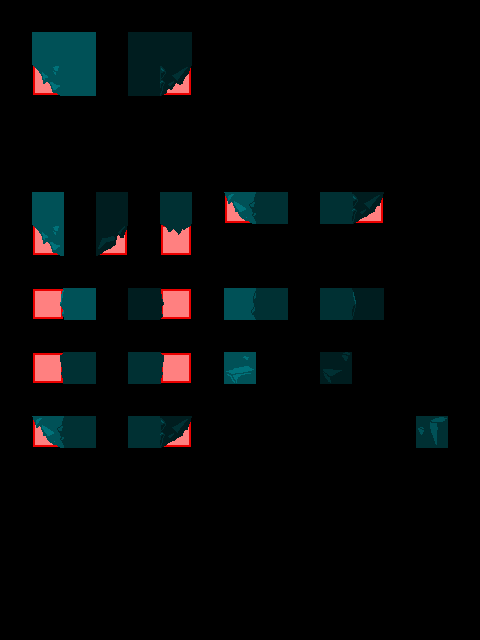

A level layout from a 2D game, rendered from its tile map. Below: a short description, then the map file with its tile-grid data intact:
An orthogonal 15x20 tile map with 32x32 px tiles, 5 tile layers (regions, input_background, output_background, output2_background, ...).

<map version="1.9" tiledversion="1.9.0" orientation="orthogonal" renderorder="right-down" width="15" height="20" tilewidth="32" tileheight="32" infinite="0" nextlayerid="6" nextobjectid="1">
 <tileset firstgid="1" source="../../Tilesets/forest-tiles.tsx" />
 <layer id="1" name="regions" width="15" height="20">
  <properties>
   <property name="MatchInOrder" type="bool" value="false" />
  </properties>
  <data encoding="csv">
0,0,0,0,0,0,0,0,0,0,0,0,0,0,0,
0,57,57,0,57,57,0,0,0,0,0,0,0,0,0,
0,57,57,0,57,57,0,0,0,0,0,0,0,0,0,
0,0,0,0,0,0,0,0,0,0,0,0,0,0,0,
0,0,0,0,0,0,0,0,0,0,0,0,0,0,0,
0,0,0,0,0,0,0,0,0,0,0,0,0,0,0,
0,57,0,57,0,57,0,57,57,0,57,57,0,0,0,
0,57,0,57,0,57,0,0,0,0,0,0,0,0,0,
0,0,0,0,0,0,0,0,0,0,0,0,0,0,0,
0,57,57,0,57,57,0,57,57,0,57,57,0,0,0,
0,0,0,0,0,0,0,0,0,0,0,0,0,0,0,
0,57,57,0,57,57,0,57,0,0,57,0,0,0,0,
0,0,0,0,0,0,0,0,0,0,0,0,0,0,0,
0,57,57,0,57,57,0,0,0,0,0,0,0,57,0,
0,0,0,0,0,0,0,0,0,0,0,0,0,0,0,
0,0,0,0,0,0,0,0,0,0,0,0,0,0,0,
0,0,0,0,0,0,0,0,0,0,0,0,0,0,0,
0,0,0,0,0,0,0,0,0,0,0,0,0,0,0,
0,0,0,0,0,0,0,0,0,0,0,0,0,0,0,
0,0,0,0,0,0,0,0,0,0,0,0,0,0,0
</data>
 </layer>
 <layer id="2" name="input_background" width="15" height="20">
  <properties>
   <property name="StrictEmpty" type="bool" value="true" />
  </properties>
  <data encoding="csv">
0,0,0,0,0,0,0,0,0,0,0,0,0,0,0,
0,45,45,0,47,47,0,0,0,0,0,0,0,0,0,
0,0,0,0,0,0,0,0,0,0,0,0,0,0,0,
0,0,0,0,0,0,0,0,0,0,0,0,0,0,0,
0,0,0,0,0,0,0,0,0,0,0,0,0,0,0,
0,0,0,0,0,0,0,0,0,0,0,0,0,0,0,
0,45,0,47,0,62,0,60,62,0,62,64,0,0,0,
0,0,0,0,0,0,0,0,0,0,0,0,0,0,0,
0,0,0,0,0,0,0,0,0,0,0,0,0,0,0,
0,0,45,0,47,0,0,45,62,0,62,47,0,0,0,
0,0,0,0,0,0,0,0,0,0,0,0,0,0,0,
0,0,62,0,62,0,0,45,0,0,47,0,0,0,0,
0,0,0,0,0,0,0,0,0,0,0,0,0,0,0,
0,60,62,0,62,64,0,0,0,0,0,0,0,62,0,
0,0,0,0,0,0,0,0,0,0,0,0,0,0,0,
0,0,0,0,0,0,0,0,0,0,0,0,0,0,0,
0,0,0,0,0,0,0,0,0,0,0,0,0,0,0,
0,0,0,0,0,0,0,0,0,0,0,0,0,0,0,
0,0,0,0,0,0,0,0,0,0,0,0,0,0,0,
0,0,0,0,0,0,0,0,0,0,0,0,0,0,0
</data>
 </layer>
 <layer id="3" name="output_background" width="15" height="20">
  <data encoding="csv">
0,0,0,0,0,0,0,0,0,0,0,0,0,0,0,
0,0,0,0,0,0,0,0,0,0,0,0,0,0,0,
0,60,45,0,47,63,0,0,0,0,0,0,0,0,0,
0,0,0,0,0,0,0,0,0,0,0,0,0,0,0,
0,0,0,0,0,0,0,0,0,0,0,0,0,0,0,
0,0,0,0,0,0,0,0,0,0,0,0,0,0,0,
0,0,0,0,0,0,0,61,0,0,0,63,0,0,0,
0,60,0,64,0,31,0,0,0,0,0,0,0,0,0,
0,0,0,0,0,0,0,0,0,0,0,0,0,0,0,
0,44,0,0,0,48,0,53,0,0,0,55,0,0,0,
0,0,0,0,0,0,0,0,0,0,0,0,0,0,0,
0,38,0,0,0,40,0,45,0,0,47,0,0,0,0,
0,0,0,0,0,0,0,0,0,0,0,0,0,0,0,
0,61,0,0,0,63,0,0,0,0,0,0,0,62,0,
0,0,0,0,0,0,0,0,0,0,0,0,0,0,0,
0,0,0,0,0,0,0,0,0,0,0,0,0,0,0,
0,0,0,0,0,0,0,0,0,0,0,0,0,0,0,
0,0,0,0,0,0,0,0,0,0,0,0,0,0,0,
0,0,0,0,0,0,0,0,0,0,0,0,0,0,0,
0,0,0,0,0,0,0,0,0,0,0,0,0,0,0
</data>
 </layer>
 <layer id="4" name="output2_background" width="15" height="20">
  <data encoding="csv">
0,0,0,0,0,0,0,0,0,0,0,0,0,0,0,
0,0,0,0,0,0,0,0,0,0,0,0,0,0,0,
0,0,45,0,47,63,0,0,0,0,0,0,0,0,0,
0,0,0,0,0,0,0,0,0,0,0,0,0,0,0,
0,0,0,0,0,0,0,0,0,0,0,0,0,0,0,
0,0,0,0,0,0,0,0,0,0,0,0,0,0,0,
0,0,0,0,0,0,0,61,0,0,0,63,0,0,0,
0,60,0,64,0,31,0,0,0,0,0,0,0,0,0,
0,0,0,0,0,0,0,0,0,0,0,0,0,0,0,
0,44,0,0,0,48,0,37,0,0,0,39,0,0,0,
0,0,0,0,0,0,0,0,0,0,0,0,0,0,0,
0,30,0,0,0,32,0,52,0,0,56,0,0,0,0,
0,0,0,0,0,0,0,0,0,0,0,0,0,0,0,
0,61,0,0,0,63,0,0,0,0,0,0,0,54,0,
0,0,0,0,0,0,0,0,0,0,0,0,0,0,0,
0,0,0,0,0,0,0,0,0,0,0,0,0,0,0,
0,0,0,0,0,0,0,0,0,0,0,0,0,0,0,
0,0,0,0,0,0,0,0,0,0,0,0,0,0,0,
0,0,0,0,0,0,0,0,0,0,0,0,0,0,0,
0,0,0,0,0,0,0,0,0,0,0,0,0,0,0
</data>
 </layer>
 <layer id="5" name="output3_background" width="15" height="20">
  <data encoding="csv">
0,0,0,0,0,0,0,0,0,0,0,0,0,0,0,
0,0,0,0,0,0,0,0,0,0,0,0,0,0,0,
0,60,45,0,47,63,0,0,0,0,0,0,0,0,0,
0,0,0,0,0,0,0,0,0,0,0,0,0,0,0,
0,0,0,0,0,0,0,0,0,0,0,0,0,0,0,
0,0,0,0,0,0,0,0,0,0,0,0,0,0,0,
0,0,0,0,0,0,0,61,0,0,0,63,0,0,0,
0,60,0,64,0,31,0,0,0,0,0,0,0,0,0,
0,0,0,0,0,0,0,0,0,0,0,0,0,0,0,
0,44,0,0,0,48,0,37,0,0,0,39,0,0,0,
0,0,0,0,0,0,0,0,0,0,0,0,0,0,0,
0,30,0,0,0,32,0,52,0,0,56,0,0,0,0,
0,0,0,0,0,0,0,0,0,0,0,0,0,0,0,
0,61,0,0,0,63,0,0,0,0,0,0,0,46,0,
0,0,0,0,0,0,0,0,0,0,0,0,0,0,0,
0,0,0,0,0,0,0,0,0,0,0,0,0,0,0,
0,0,0,0,0,0,0,0,0,0,0,0,0,0,0,
0,0,0,0,0,0,0,0,0,0,0,0,0,0,0,
0,0,0,0,0,0,0,0,0,0,0,0,0,0,0,
0,0,0,0,0,0,0,0,0,0,0,0,0,0,0
</data>
 </layer>
</map>
